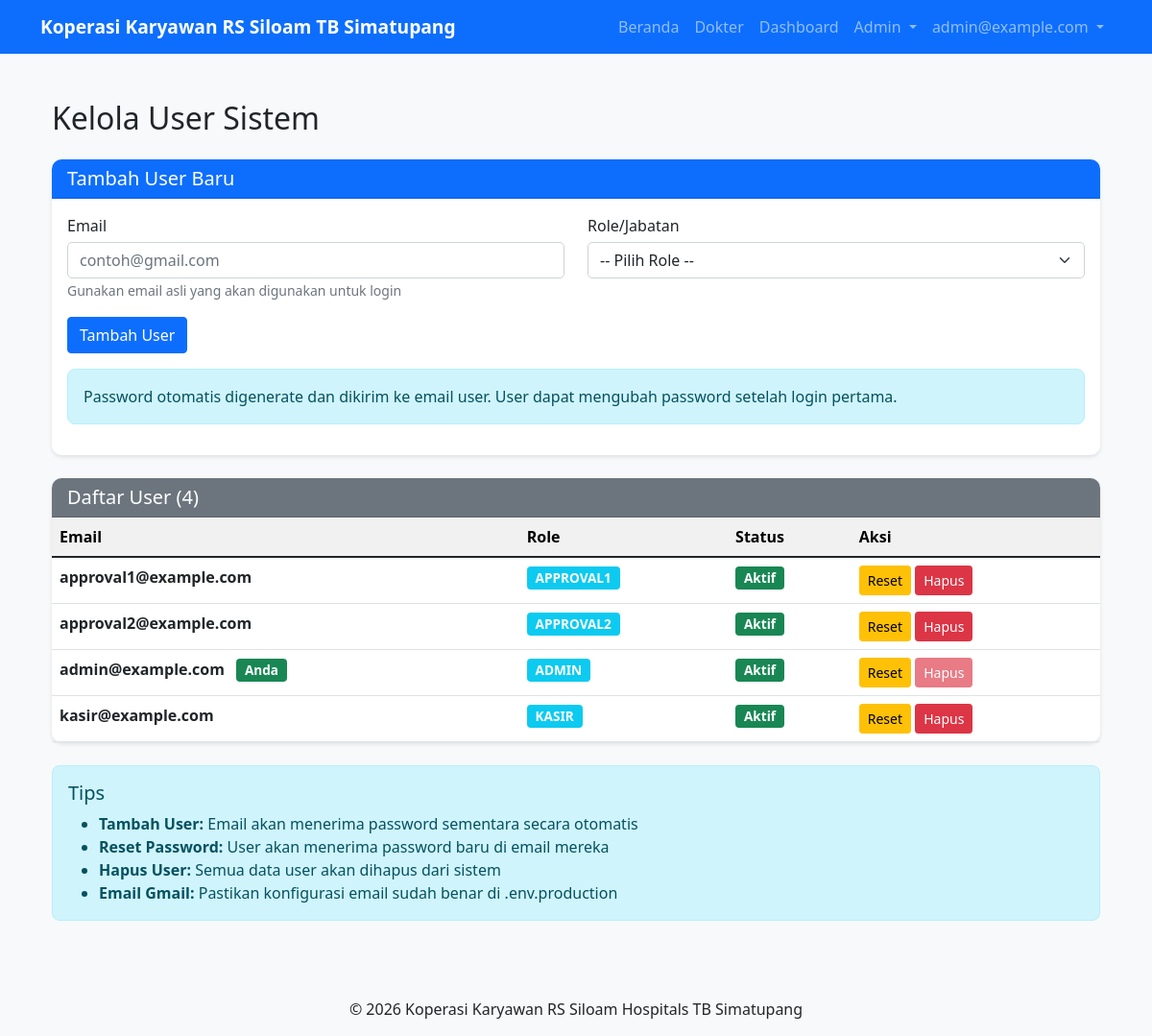
Before: /admin/users (signed in) with the older database file.
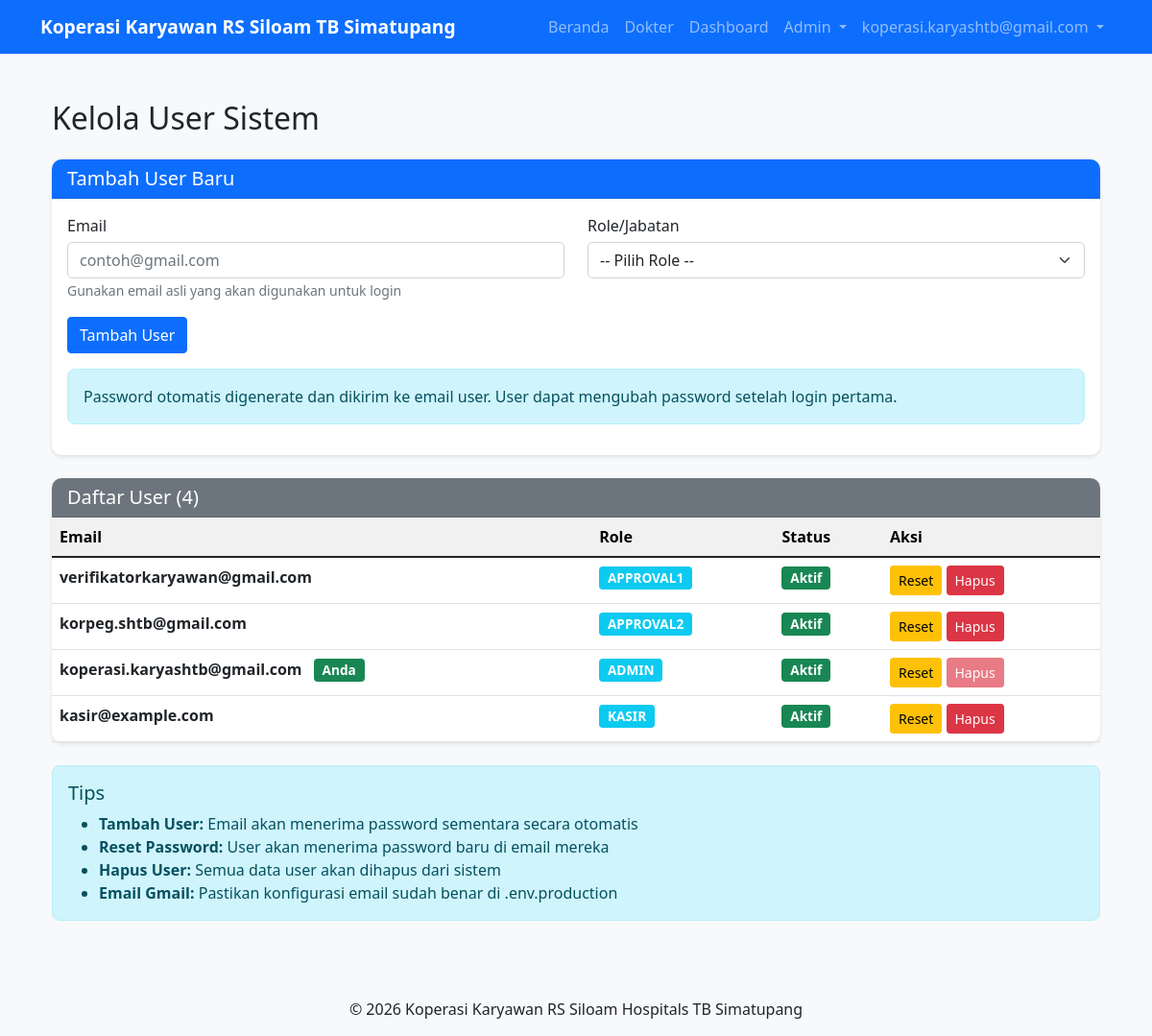
After: the same page with the newer database file.
### koperasi apps/models.py (models this page shows, shortened)
class User(UserMixin, db.Model):
    id = db.Column(db.Integer, primary_key=True)
    email = db.Column(db.String(120), unique=True, nullable=False)
    password_hash = db.Column(db.String(256))
    role = db.Column(db.String(20), default='user')  # user, approval1, approval2, admin
    is_active = db.Column(db.Boolean, default=True)
    created_at = db.Column(db.DateTime, default=datetime.utcnow)

### koperasi apps/app.py (the view, shortened to what this page needs)
@app.route('/admin/users', methods=['GET', 'POST'])
@login_required
def admin_users():
    if current_user.role != 'admin':
        flash('Anda tidak memiliki akses', 'danger')
        return redirect(url_for('dashboard'))
    users = User.query.all()
    role_options = ['user', 'HC', 'KaKop', 'admin', 'kasir']
    return render_template('admin_users.html', users=users, role_options=role_options, current_user_id=current_user.id)

### koperasi apps/app.py (called while the page is built)
@login_manager.user_loader
def load_user(user_id):
    return User.query.get(int(user_id))

### templates/admin_users.html (shortened to what this page needs)
{% extends "base.html" %}
{% block content %}
<div class="container mt-5">
    <div class="row">
        <div class="col-md-12">
            <h2 class="mb-4">
                 Kelola User Sistem
            </h2>
            <div class="card mb-4">
                <div class="card-header bg-primary text-white">
                    <h5 class="mb-0">
                         Tambah User Baru
                    </h5>
                </div>
                <div class="card-body">
                    <form method="POST" action="{{ url_for('admin_users') }}">
                        <div class="row">
                            <div class="col-md-6">
                                <div class="mb-3">
                                    <label for="email" class="form-label">Email</label>
                                    <input type="email" class="form-control" id="email" name="email"
                                           placeholder="contoh@gmail.com" required>
                                    <small class="text-muted">Gunakan email asli yang akan digunakan untuk login</small>
                                </div>
                            </div>
                            <div class="col-md-6">
                                <div class="mb-3">
                                    <label for="role" class="form-label">Role/Jabatan</label>
                                    <select class="form-select" id="role" name="role" required>
                                        <option value="">-- Pilih Role --</option>
                                    </select>
                                </div>
                            </div>
                        </div>
                        <div class="mb-3">
                            <button type="submit" class="btn btn-primary" name="action" value="add">
                                 Tambah User
                            </button>
                        </div>
                        <div class="alert alert-info" role="alert">
                            Password otomatis digenerate dan dikirim ke email user.
                            User dapat mengubah password setelah login pertama.
                        </div>
                    </form>
                </div>
            </div>
            <div class="card">
                <div class="card-header bg-secondary text-white">
                    <h5 class="mb-0">
                         Daftar User ({{ users|length }})
                    </h5>
                </div>
                <div class="table-responsive">
                    <table class="table table-hover mb-0">
                        <thead class="table-light">
                            <tr>
                                <th>Email</th>
                                <th>Role</th>
                                <th>Status</th>
                                <th>Aksi</th>
                            </tr>
                        </thead>
                        <tbody>
                            {% if users %}
                                {% for user in users %}
                                    <tr>
                                        <td>
                                            <strong>{{ user.email }}</strong>
                                            {% if user.id == current_user_id %}
                                                <span class="badge bg-success ms-2">Anda</span>
                                            {% endif %}
                                        </td>
                                        <td>
                                            <span class="badge bg-info">{{ user.role|upper }}</span>
                                        </td>
                                        <td>
                                            {% if user.is_active %}
                                                <span class="badge bg-success">Aktif</span>
                                            {% else %}
                                                <span class="badge bg-secondary">Nonaktif</span>
                                            {% endif %}
                                        </td>
                                        <td>
                                            <form method="POST" class="d-inline" style="display:inline;">
                                                <button type="submit" class="btn btn-sm btn-warning"
                                                        name="action" value="reset_password"
                                                        onclick="return confirm('Reset password user {{ user.email }}?')"
                                                        title="Reset Password">
                                                     Reset
                                                </button>
                                                {% if user.id != current_user_id %}
                                                    <button type="submit" class="btn btn-sm btn-danger"
                                                            name="action" value="delete"
                                                            onclick="return confirm('Hapus user {{ user.email }}? Aksi ini tidak dapat dibatalkan.')"
                                                            title="Hapus User">
                                                         Hapus
                                                    </button>
                                                {% else %}
                                                    <button type="button" class="btn btn-sm btn-danger" disabled>
                                                         Hapus
                                                    </button>
                                                {% endif %}
                                            </form>
                                        </td>
                                    </tr>
                                {% endfor %}
                            {% else %}
                                <tr>
                                    <td colspan="4" class="text-center text-muted py-4">
                                        Tidak ada user terdaftar
                                    </td>
                                </tr>
                            {% endif %}
                        </tbody>
                    </table>
                </div>
            </div>
            <div class="alert alert-info mt-4" role="alert">
                <h5 class="alert-heading">
                     Tips
                </h5>
                <ul class="mb-0">
                    <li><strong>Tambah User:</strong> Email akan menerima password sementara secara otomatis</li>
                    <li><strong>Reset Password:</strong> User akan menerima password baru di email mereka</li>
                    <li><strong>Hapus User:</strong> Semua data user akan dihapus dari sistem</li>
                    <li><strong>Email Gmail:</strong> Pastikan konfigurasi email sudah benar di .env.production</li>
                </ul>
            </div>
        </div>
    </div>
</div>
{% endblock %}

### templates/base.html (shortened to what this page needs)
<!DOCTYPE html>
<html lang="id">
<head>
    <link href="https://cdn.jsdelivr.net/npm/bootstrap@5.1.3/dist/css/bootstrap.min.css" rel="stylesheet">
    <link rel="stylesheet" href="{{ url_for('static', filename='css/style.css') }}">
</head>
<body>
    <nav class="navbar navbar-expand-lg navbar-dark bg-primary">
        <div class="container">
            <a class="navbar-brand" href="{{ url_for('index') }}">
                Koperasi Karyawan RS Siloam TB Simatupang
            </a>
            <div class="collapse navbar-collapse" id="navbarNav">
                <ul class="navbar-nav ms-auto">
                    <li class="nav-item">
                        <a class="nav-link" href="{{ url_for('index') }}">Beranda</a>
                    </li>
                    <li class="nav-item">
                        <a class="nav-link" href="{{ url_for('dokter_list') }}">Dokter</a>
                    </li>
                    {% if current_user.is_authenticated %}
                        <li class="nav-item">
                            <a class="nav-link" href="{{ url_for('dashboard') }}">Dashboard</a>
                        </li>
                        {% if current_user.role == 'kasir' %}
                        <li class="nav-item">
                            <a class="nav-link" href="{{ url_for('kasir_dokter') }}">Potong Kupon</a>
                        </li>
                        <li class="nav-item">
                            <a class="nav-link" href="{{ url_for('kasir_riwayat') }}">Riwayat</a>
                        </li>
                        {% elif current_user.role == 'admin' %}
                        <li class="nav-item dropdown">
                            <a class="nav-link dropdown-toggle" href="#" id="adminMenu" role="button" data-bs-toggle="dropdown">
                                Admin
                            </a>
                        </li>
                        {% elif current_user.role in ['approval1', 'approval2'] %}
                        <li class="nav-item">
                            <a class="nav-link" href="{{ url_for('report') }}">Laporan</a>
                        </li>
                        {% endif %}
                        <li class="nav-item dropdown">
                            <a class="nav-link dropdown-toggle" href="#" id="userMenu" role="button" data-bs-toggle="dropdown">
                                {{ current_user.email }}
                            </a>
                        </li>
                    {% else %}
                        <li class="nav-item">
                            <a class="nav-link" href="{{ url_for('login') }}">Login</a>
                        </li>
                    {% endif %}
                </ul>
            </div>
        </div>
    </nav>
    <div class="container mt-4">
        {% block content %}{% endblock %}
    </div>
    <footer class="mt-5 py-3 bg-light">
        <div class="container text-center">
            <p class="mb-0">&copy; 2026 Koperasi Karyawan RS Siloam Hospitals TB Simatupang</p>
        </div>
    </footer>
</body>
</html>

### static/style.css (style rules this page uses)
body { background-color: #f8f9fa; font-family: 'Segoe UI', Tahoma, Geneva, Verdana, sans-serif; }
.navbar-brand { font-weight: bold; font-size: 1.2rem; }
.card { border: none; border-radius: 10px; }
.card-header { border-radius: 10px 10px 0 0 !important; }
.table th { background-color: #f1f1f1; font-weight: 600; }
.btn-primary { background-color: #0d6efd; border-color: #0d6efd; }
.badge { font-size: 0.85em; }
.form-label { font-weight: 500; margin-bottom: 0.3rem; }
.form-control, .form-select { border-radius: 5px; }
.alert { border-radius: 8px; }

### templates/admin_users.html (style rules this page uses)
.card { box-shadow: 0 2px 4px rgba(0,0,0,0.1); }
.btn { transition: all 0.3s ease; }

Changed rows visible on the page:
changed User "ADMIN": email "admin@example.com" → "koperasi.karyashtb@gmail.com"
changed User "APPROVAL1": email "approval1@example.com" → "verifikatorkaryawan@gmail.com"
changed User "APPROVAL2": email "approval2@example.com" → "korpeg.shtb@gmail.com"
